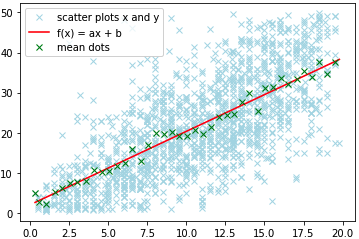

Generate this figure with Python:
#

import numpy as np
import matplotlib.pyplot as plt

xy_data = np.loadtxt("data1.txt")

x=xy_data[0]
y=xy_data[1]

a = (np.mean(xy)-(np.mean(x)*np.mean(y)))/(np.mean(xx)-(np.mean(x)**2))
b = np.mean(y)- a * (np.mean(x))

xmin = np.min(x)
xmax = np.max(x)
ymin = a*xmin+b
ymax = a*xmax+b

mean_x=[]
mean_y=[]
s=0.5
for i in np.arange(0,20,s):
    test1=x>=i 
    test2=x<i+s
    test=np.logical_and(test1,test2)
    x_filter=x[test]
    y_filter=y[test]
    mean_x_filter=np.mean(x_filter)
    mean_y_filter=np.mean(y_filter)
    mean_x.append(mean_x_filter)
    mean_y.append(mean_y_filter)

plt.figure()
plt.plot(x, y, linestyle='none', label='scatter plots x and y', marker='x', c='lightblue')
plt.plot([xmin,xmax],[ymin,ymax], label='f(x) = ax + b' , c='red')
plt.plot(mean_x, mean_y, label='mean dots', c='green', linestyle='none', marker='x')
plt.legend()                                  
fig.show()
